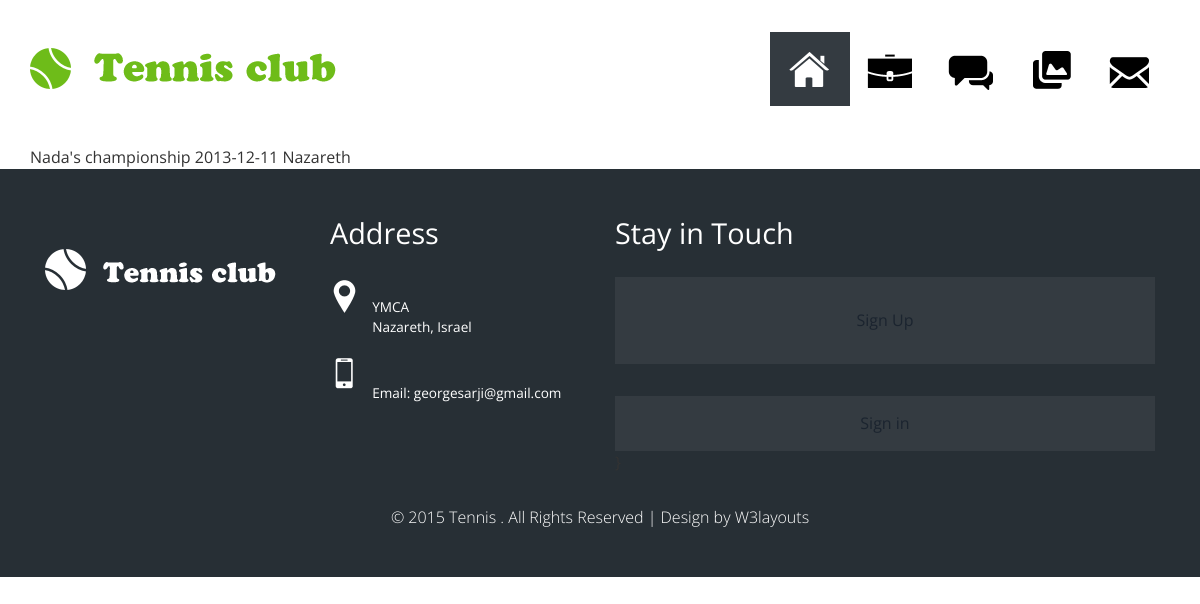
The page /championships on the database as committed earlier.
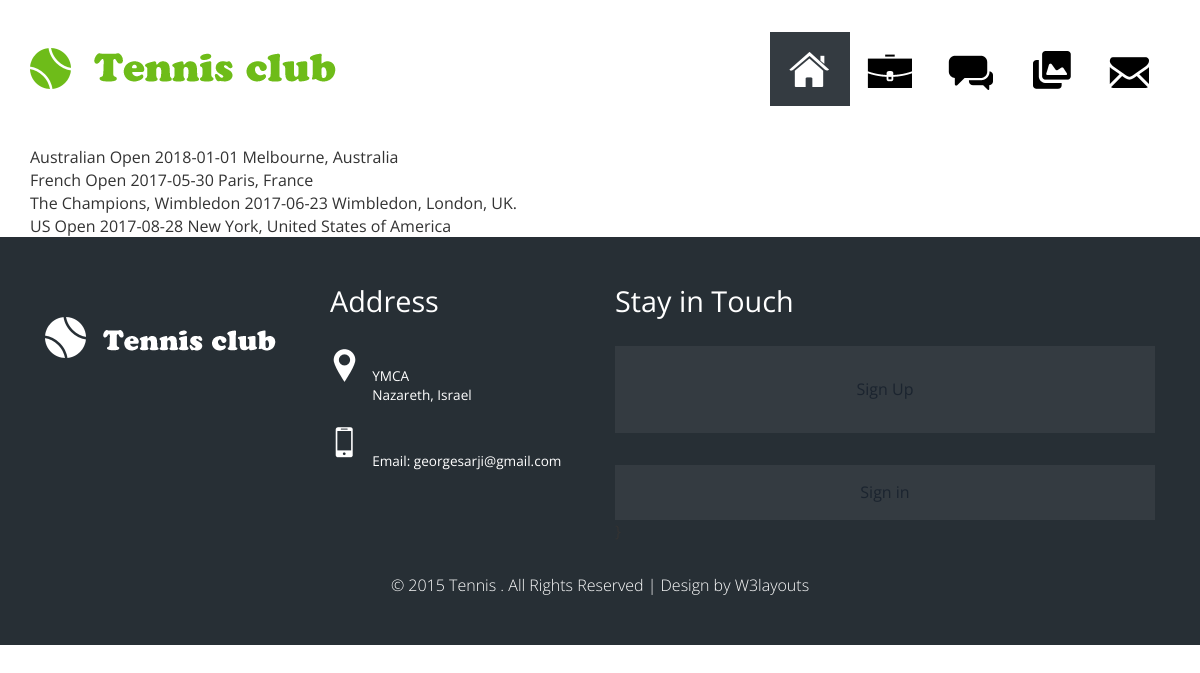
The same page on the database as committed later.
### database_setup.py (models this page shows)
class Championship(Base):
    __tablename__='championship'
    id=Column(Integer, primary_key=True)
    name=Column(String(255))
    date=Column(Date)
    place=Column(String)

### web_app.py (the view)
@app.route('/championships')
def championships():
	championships=dbsession.query(Championship).all()
	return render_template('championship.html', championships=championships)

### templates/championship.html (shortened to what this page needs)
{% extends "layout.html" %}
{% block body %}
{% for championship in championships %}
<div>
{{ championship.name}}
{{ championship.date}}
{{championship.place}}
</div>
{% endfor %}
{% endblock %}

### templates/layout.html (shortened to what this page needs)
<!DOCTYPE html>
<html lang="en">
<head>
<link href="{{ url_for('static', filename="css/bootstrap.css") }}" rel='stylesheet' type='text/css'/>
<link rel="stylesheet" href="{{ url_for('static', filename="css/style.css") }}" type="text/css">
</head>
<body>
<div class="header agileits">
   <div class="container">
   <div class="logo">
   <a href="{{ url_for('main') }}"><img src="{{url_for('static', filename="images/logo.png") }}" alt=""/></a>
   </div>
   <div class="top-menu top">
     <ul>
        <li class="active simptip-position-bottom simptip-movable" data-tooltip="Home"><a class="home" href="{{ url_for('main') }}""></a></li>
          <li class="simptip-position-bottom simptip-movable" data-tooltip="About Me"><a class="about" href="{{ url_for('AboutMe') }}"></a></li>
        <li class=" simptip-position-bottom simptip-movable" data-tooltip="News"><a class="service" href="{{ url_for('news') }}"></a></li>
        <li class=" simptip-position-bottom simptip-movable" data-tooltip="Gallery"><a class="gallery" href="{{ url_for('gallery') }}"></a></li>
        <li class=" simptip-position-bottom simptip-movable" data-tooltip="Contact Us"><a class="contact" href="{{ url_for('contact') }}"></a></li>
     </ul>
   </div>
   <div class="clearfix"></div>
   </div>
</div>
<div class="container">
{% block body %} {% endblock %}
</div
<div class="fotter w3-agileits">
   <div class="container">
     <div class="col-md-3 ftr-logo">
     <a href="index.html"><img src="{{ url_for('static', filename="images/logo2.png") }}" alt=""/></a>
     </div>
     <div class="col-md-3 address">
       <h4>Address</h4>
       <ul class="address-info">
           <li><span></span></li>
         <li><p>YMCA</p>
         <p>Nazareth, Israel</p></li>
       </ul>
       <ul class="address-mail">
         <li><span></span></li>
         <li><p>Email: <a href="mailto:georgesarji@gmail.com">georgesarji@gmail.com</a></p></li>
       </ul>
     </div>
     <div class="col-md-6 touch">
       <h4>Stay in Touch</h4>
       <div class="form">
       {% if 'id' not in session %}
       <center>
        <a href="{{ url_for('signup')}}"">
        Sign Up
        </a>
        </center>
       {% else %}
       <center><a href="{{ url_for('profile') }}">Welcome back, {{session['name']}}</a></center>
       {% endif %}
       </div>
       <div class="social-icons agileits-w3layouts">
       {% if 'id' not in session %}
        <center>
        <a href="{{ url_for('login')}}"">
        Sign in
        </a>
        </center>
       {% endif %}
       </div>
     </div>
     <div class="clearfix"></div>
     <div class="copy-right w3-agile"><p>&copy 2015 Tennis . All Rights Reserved | Design by <a href="http://w3layouts.com/">W3layouts</a></p></div>
   </div>
</div>
</body>
</html>

### static/css/style.css (style rules this page uses)
html, body { font-size: 100%; background: #fff; font-family: 'Open Sans', sans-serif; }
h1,h2,h3,h4,h5,h6 { margin:0; }
p { margin:0; }
ul,label { margin:0; padding:0; }
.header { margin-top:2em; }
.logo { float:left; margin-top: 1em; }
.top-menu { float:right; }
.top-menu ul li { display: inline-block; padding: 1em; float: left; }
.top-menu ul li.active { background: #343B41; }
.top-menu ul li a { width: 48px; height: 42px; background: url('../images/splits.png') no-repeat 0px 0px; padding:1em; display:block; }
.top-menu ul li a.home { background-position: -17px 0px; }
.top-menu ul li a.about { background-position: -129px -1px; }
.top-menu ul li a.service { background-position: -248px -2px; }
.top-menu ul li a.gallery { background-position: -355px -4px; }
.top-menu ul li a.contact { background-position:-464px 0px; }
[data-tooltip] { position: relative; display: inline-block; }
[data-tooltip].simptip-position-bottom:before { border-bottom-color:#9BDA5A; }
[data-tooltip].simptip-position-bottom:after { background-color: #9BDA5A; color: #333; }
[data-tooltip]:before { content: ''; position: absolute; border-width: 6px; border-style: solid; border-color: rgba(0, 0, 0, 0); }
[data-tooltip]:before, [data-tooltip]:after { position: absolute; visibility: hidden; opacity: 0; z-index: 999999; }
[data-tooltip]:after { height:30px; padding:10px 11px 0; font-size: 13px; line-height: 11px; content: attr(data-tooltip); white-space: nowrap; font-family: 'Arimo Sans', sans-serif; }
.simptip-position-bottom.simptip-movable:before { margin-top: -15px; }
.simptip-position-bottom.simptip-movable:after { margin-top: -3px; }
.simptip-position-bottom:before, .simptip-position-bottom:after, .simptip-position-top:before, .simptip-position-top:after { left: 32%; }
.simptip-position-bottom:before, .simptip-position-bottom:after { top: 110%; }
.simptip-position-bottom:after, .simptip-position-top:after { margin-left: -18px; }
.simptip-position-right.simptip-movable:before, .simptip-position-right.simptip-movable:after, .simptip-position-left.simptip-movable:before, .simptip-position-left.simptip-movable:after, .simptip-position-top.simptip-movable:before, .simptip-position-top.simptip-movable:after, .simptip-position-bottom.simptip-movable:before, .simptip-position-bottom.simptip-movable:after { -webkit-transition: all .1s linear; -moz-transition: all .1s linear; -o-transition: all .1s linear; -ms-transition: all .1s linear; transition: all .1s linear; }
.fotter { background:#272F35; padding:3em 0; }
.ftr-logo { margin-top: 2em; }
.address h4 { color:#fff; font-size:1.8em; margin-bottom:1em; font-weight:400; }
.address ul { margin-bottom:1em; }
.address ul li { display: inline-block; }
ul.address-info li p,ul.address-mail li p { color:#fff; font-size:0.85em; }
ul.address-mail li p a { color:#fff; font-size:1em; transition:0.5s all; -webkit-transition:0.5s all; -moz-transition:0.5s all; -o-transition:0.5s all; -ms-transition:0.5s all; }
ul.address-info li span { background: url(../images/splits.png) no-repeat -25px -108px; vertical-align: super; }
ul.address-mail li span { background: url(../images/splits.png) no-repeat -72px -108px; vertical-align: super; }
ul.address-info li span { width: 30px; height: 38px; display: inline-block; margin-right: 0.5em; padding-bottom: 3em; }
ul.address-mail li span { width: 30px; height: 38px; display: inline-block; margin-right: 0.5em; }
.touch h4 { color:#fff; font-size:1.8em; margin-bottom:1em; font-weight:400; }
.form { background:#343B41; padding:2em; }
.social-icons { margin-top: 2em; background:#343B41; padding:1em; text-align:center; }
.copy-right { text-align: center; }
.copy-right p ,.copy-right p a { color: #fff; font-weight:300; margin-top:2em; transition:0.5s all; -webkit-transition:0.5s all; -moz-transition:0.5s all; -o-transition:0.5s all; -ms-transition:0.5s all; }

Rows that differ between the two databases and show on the page:
removed Championship: name "Nada's championship", date "2013-12-11", place "Nazareth"
added Championship: name "Australian Open", date "2018-01-01", place "Melbourne, Australia"
added Championship: name "French Open", date "2017-05-30", place "Paris, France"
added Championship: name "The Champions, Wimbledon", date "2017-06-23", place "Wimbledon, London, UK."
added Championship: name "US Open", date "2017-08-28", place "New York, United States of America"
